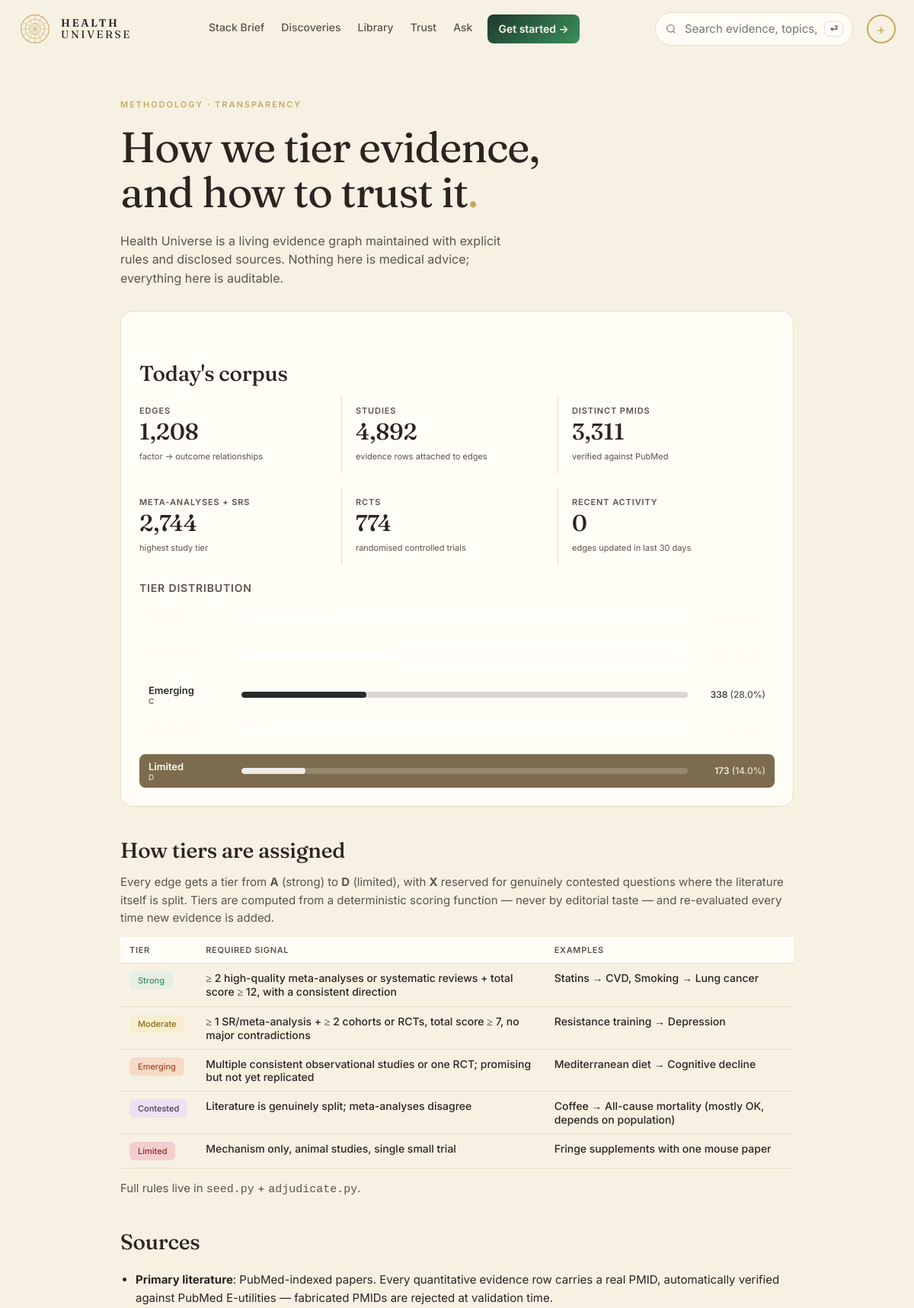
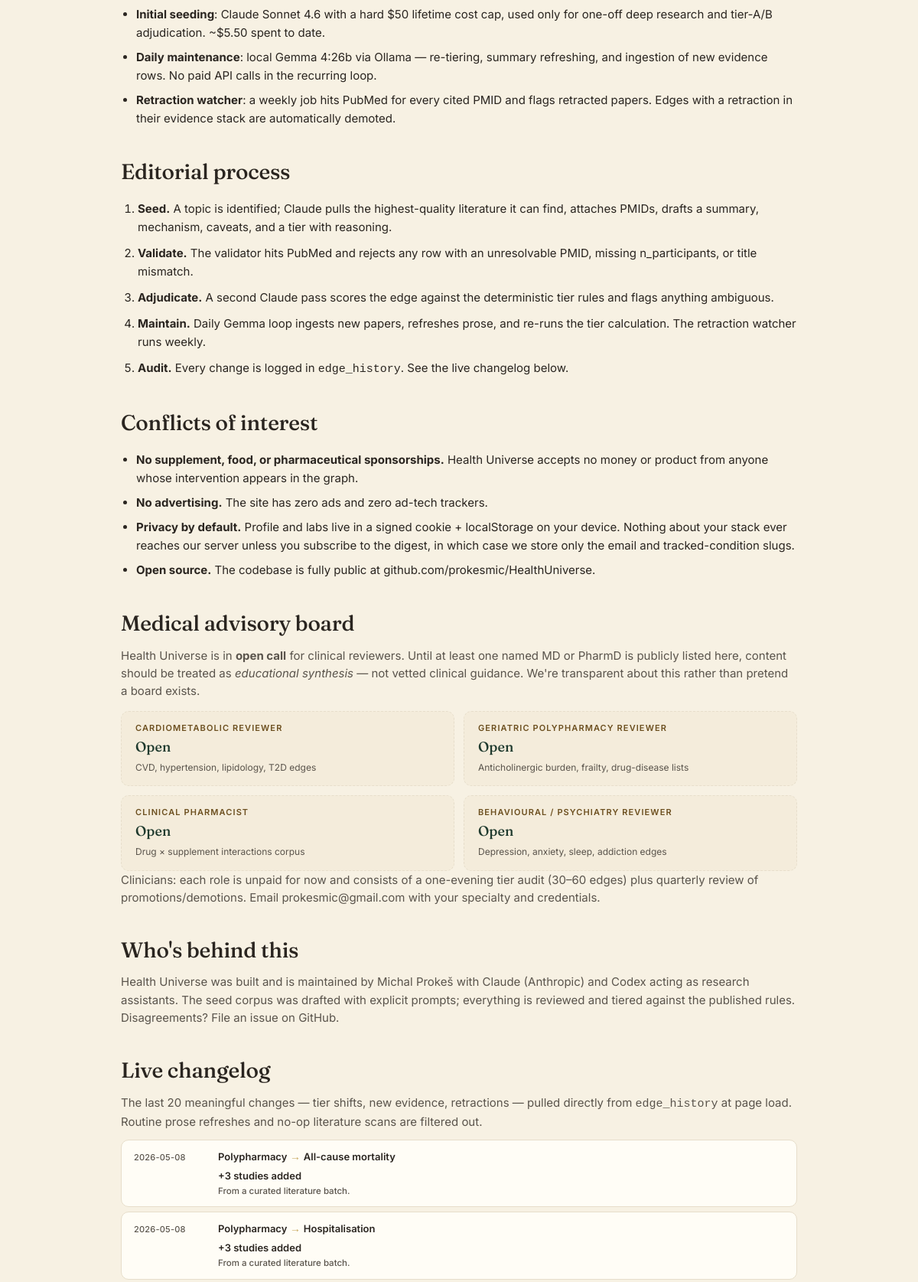
Screenshot of /methodology (upper part) with the database file from the repository (2 pictures, top to bottom).
### tables this page shows
CREATE TABLE edge (
    id              INTEGER PRIMARY KEY,
    factor_id       INTEGER NOT NULL REFERENCES entity(id),
    outcome_id      INTEGER NOT NULL REFERENCES entity(id),
    direction       TEXT NOT NULL CHECK (direction IN (
                      'protective','harmful','neutral','u_shaped','mixed')),
    tier            TEXT NOT NULL CHECK (tier IN ('A','B','C','D','X','deprecated')),
    effect_size     TEXT,         -- qualitative: trivial/small/moderate/large
    effect_quant    TEXT,         -- e.g. "RR 0.82 (0.74-0.91)"
    population      TEXT,         -- e.g. "adults>50; ApoE4 carriers"
    mechanism       TEXT,         -- 1-paragraph plain English
    summary         TEXT,         -- card body copy
    caveats         TEXT,
    seed_source     TEXT NOT NULL CHECK (seed_source IN ('claude_seed','gemma_daily','manual')),
    created_at      TEXT NOT NULL DEFAULT (datetime('now')),
    updated_at      TEXT NOT NULL DEFAULT (datetime('now')),
    last_reviewed   TEXT NOT NULL DEFAULT (datetime('now')), embedding BLOB, embedded_at TEXT, review_status TEXT DEFAULT "unreviewed",
    UNIQUE(factor_id, outcome_id, population)
);

CREATE TABLE entity (
    id            INTEGER PRIMARY KEY,
    slug          TEXT NOT NULL UNIQUE,
    name          TEXT NOT NULL,
    kind          TEXT NOT NULL CHECK (kind IN (
                    'food','nutrient','supplement','drug','activity',
                    'behavior','environmental','pathogen','gene',
                    'biomarker','condition','process')),
    aliases       TEXT,           -- JSON array
    description   TEXT,
    created_at    TEXT NOT NULL DEFAULT (datetime('now')),
    updated_at    TEXT NOT NULL DEFAULT (datetime('now'))
, embedding BLOB, embedded_at TEXT);

### web/app.py (the view)
@app.get("/methodology", response_class=HTMLResponse)
def methodology(request: Request):
    with connect() as conn:
        tier_rows = conn.execute(
            "SELECT tier, COUNT(*) c FROM edge GROUP BY tier").fetchall()
        tier_dist = {r["tier"]: r["c"] for r in tier_rows}
        from datetime import timedelta as _td
        today = datetime_now()
        windows = {
            "Last 7 days":  (today - _td(days=7)).strftime("%Y-%m-%d"),
            "Last 30 days": (today - _td(days=30)).strftime("%Y-%m-%d"),
            "Last 90 days": (today - _td(days=90)).strftime("%Y-%m-%d"),
        }
        recency = {}
        n_edges_total = conn.execute("SELECT COUNT(*) c FROM edge").fetchone()["c"]
        for label, since in windows.items():
            recency[label] = conn.execute(
                "SELECT COUNT(*) c FROM edge WHERE updated_at >= ?",
                (since,)).fetchone()["c"]
        for label in list(recency):
            if n_edges_total and recency[label] > n_edges_total * 0.5:
                recency[label] = 0
        n_studies = conn.execute("SELECT COUNT(*) c FROM evidence").fetchone()["c"]
        n_pmids = conn.execute(
            "SELECT COUNT(DISTINCT pmid) c FROM evidence WHERE pmid IS NOT NULL AND pmid != ''"
        ).fetchone()["c"]
        n_meta = conn.execute(
            "SELECT COUNT(*) c FROM evidence WHERE study_type IN ('meta_analysis','systematic_review')"
        ).fetchone()["c"]
        n_rct = conn.execute(
            "SELECT COUNT(*) c FROM evidence WHERE study_type='rct'"
        ).fetchone()["c"]
        raw_changes = [dict(r) for r in conn.execute("""
            SELECT h.changed_at, h.field, h.old_value, h.new_value, h.reason,
                   h.actor,
                   e.id AS edge_id, f.name AS f_name, o.name AS o_name
            FROM edge_history h
            JOIN edge e ON e.id = h.edge_id
            JOIN entity f ON f.id = e.factor_id
            JOIN entity o ON o.id = e.outcome_id
            ORDER BY h.changed_at DESC
            LIMIT 200""").fetchall()]
        changelog = []
        for r in raw_changes:
            ev = _classify_event(r)
            if not ev["is_meaningful"]:
                continue
            ev["edge_id"] = r["edge_id"]
            ev["f_name"]  = r["f_name"]
            ev["o_name"]  = r["o_name"]
            changelog.append(ev)
            if len(changelog) >= 20:
                break
        n_edges = conn.execute("SELECT COUNT(*) c FROM edge").fetchone()["c"]
    return render(request, "methodology.html", {
        "title": "Methodology",
        "tier_dist": tier_dist,
        "recency": recency,
        "n_edges": n_edges,
        "n_studies": n_studies,
        "n_pmids": n_pmids,
        "n_meta": n_meta,
        "n_rct": n_rct,
        "changelog": changelog,
    })

### web/templates/methodology.html (shortened to what this page needs)
{% extends "base.html" %}
{% block content %}
<section class="meth-page">
  <header class="meth-head">
    <p class="hp-eyebrow">METHODOLOGY · TRANSPARENCY</p>
    <h1 class="hp-title">How we tier evidence,<br/>and how to trust it<span class="dot">.</span></h1>
    <p class="hp-lede">Health Universe is a living evidence graph maintained
      with explicit rules and disclosed sources. Nothing here is medical
      advice; everything here is auditable.</p>
  </header>
  <section class="meth-stats">
    <h2 class="meth-h2">Today's corpus</h2>
    <div class="meth-stat-grid">
      <div><dt>Edges</dt><dd>{{ "{:,}".format(n_edges) }}</dd><small>factor → outcome relationships</small></div>
      <div><dt>Studies</dt><dd>{{ "{:,}".format(n_studies) }}</dd><small>evidence rows attached to edges</small></div>
      <div><dt>Distinct PMIDs</dt><dd>{{ "{:,}".format(n_pmids) }}</dd><small>verified against PubMed</small></div>
      <div><dt>Meta-analyses + SRs</dt><dd>{{ "{:,}".format(n_meta) }}</dd><small>highest study tier</small></div>
      <div><dt>RCTs</dt><dd>{{ "{:,}".format(n_rct) }}</dd><small>randomised controlled trials</small></div>
      <div><dt>Recent activity</dt><dd>{{ "{:,}".format(recency.get("Last 30 days", 0)) }}</dd><small>edges updated in last 30 days</small></div>
    </div>
    <h3 class="meth-h3">Tier distribution</h3>
    <div class="meth-tier-bars">
      {% set total = (tier_dist.values()|list|sum) or 1 %}
      {% for code, label in [('A','Strong'),('B','Moderate'),('C','Emerging'),('X','Contested'),('D','Limited')] %}
      {% set n = tier_dist.get(code, 0) %}
      <div class="meth-tier-bar tier-bg-{{ code }}">
        <span class="meth-tier-bar-label">{{ label }}<small>{{ code }}</small></span>
        <span class="meth-tier-bar-bar"><i style="width: {{ ((n / total) * 100)|round(1) }}%"></i></span>
        <span class="meth-tier-bar-count">{{ n }} <small>({{ ((n / total) * 100)|round(0) }}%)</small></span>
      </div>
      {% endfor %}
    </div>
  </section>
  <section class="meth-block">
    <h2 class="meth-h2">How tiers are assigned</h2>
    <p>Every edge gets a tier from <b>A</b> (strong) to <b>D</b> (limited),
      with <b>X</b> reserved for genuinely contested questions where the
      literature itself is split. Tiers are computed from a deterministic
      scoring function — never by editorial taste — and re-evaluated
      every time new evidence is added.</p>
    <table class="meth-tier-table">
      <thead><tr><th>Tier</th><th>Required signal</th><th>Examples</th></tr></thead>
      <tbody>
        <tr><td><span class="hp-badge hp-badge-tier-A">Strong</span></td>
            <td>≥ 2 high-quality meta-analyses or systematic reviews + total score ≥ 12, with a consistent direction</td>
            <td>Statins → CVD, Smoking → Lung cancer</td></tr>
        <tr><td><span class="hp-badge hp-badge-tier-B">Moderate</span></td>
            <td>≥ 1 SR/meta-analysis + ≥ 2 cohorts or RCTs, total score ≥ 7, no major contradictions</td>
            <td>Resistance training → Depression</td></tr>
        <tr><td><span class="hp-badge hp-badge-tier-C">Emerging</span></td>
            <td>Multiple consistent observational studies or one RCT; promising but not yet replicated</td>
            <td>Mediterranean diet → Cognitive decline</td></tr>
        <tr><td><span class="hp-badge hp-badge-tier-X">Contested</span></td>
            <td>Literature is genuinely split; meta-analyses disagree</td>
            <td>Coffee → All-cause mortality (mostly OK, depends on population)</td></tr>
        <tr><td><span class="hp-badge hp-badge-tier-D">Limited</span></td>
            <td>Mechanism only, animal studies, single small trial</td>
            <td>Fringe supplements with one mouse paper</td></tr>
      </tbody>
    </table>
    <p>Full rules live in
      <a href="https://github.com/prokesmic/HealthUniverse/blob/main/seed.py" target="_blank" rel="noopener"><code>seed.py</code></a> +
      <a href="https://github.com/prokesmic/HealthUniverse/blob/main/adjudicate.py" target="_blank" rel="noopener"><code>adjudicate.py</code></a>.</p>
  </section>
  <section class="meth-block">
    <h2 class="meth-h2">Sources</h2>
    <ul class="meth-sources">
      <li><b>Primary literature</b>: PubMed-indexed papers. Every quantitative
        evidence row carries a real PMID, automatically verified against
        PubMed E-utilities — fabricated PMIDs are rejected at validation
        time.</li>
      <li><b>Initial seeding</b>: Claude Sonnet 4.6 with a hard $50 lifetime
        cost cap, used only for one-off deep research and tier-A/B
        adjudication. ~$5.50 spent to date.</li>
      <li><b>Daily maintenance</b>: local Gemma 4:26b via Ollama —
        re-tiering, summary refreshing, and ingestion of new evidence
        rows. No paid API calls in the recurring loop.</li>
      <li><b>Retraction watcher</b>: a weekly job hits PubMed for every
        cited PMID and flags retracted papers. Edges with a retraction
        in their evidence stack are automatically demoted.</li>
    </ul>
  </section>
  <section class="meth-block">
    <h2 class="meth-h2">Editorial process</h2>
    <ol class="meth-steps">
      <li><b>Seed.</b> A topic is identified; Claude pulls the
        highest-quality literature it can find, attaches PMIDs, drafts a
        summary, mechanism, caveats, and a tier with reasoning.</li>
      <li><b>Validate.</b> The validator hits PubMed and rejects any row
        with an unresolvable PMID, missing n_participants, or title
        mismatch.</li>
      <li><b>Adjudicate.</b> A second Claude pass scores the edge against
        the deterministic tier rules and flags anything ambiguous.</li>
      <li><b>Maintain.</b> Daily Gemma loop ingests new papers, refreshes
        prose, and re-runs the tier calculation. The retraction watcher
        runs weekly.</li>
      <li><b>Audit.</b> Every change is logged in <code>edge_history</code>.
        See the <a href="#changelog">live changelog below</a>.</li>
    </ol>
  </section>
  <section class="meth-block">
    <h2 class="meth-h2">Conflicts of interest</h2>
    <ul class="meth-coi">
      <li><b>No supplement, food, or pharmaceutical sponsorships.</b>
        Health Universe accepts no money or product from anyone whose
        intervention appears in the graph.</li>
      <li><b>No advertising.</b> The site has zero ads and zero ad-tech
        trackers.</li>
      <li><b>Privacy by default.</b> Profile and labs live in a signed
        cookie + localStorage on your device. Nothing about your stack
        ever reaches our server unless you subscribe to the digest, in
        which case we store only the email and tracked-condition slugs.</li>
      <li><b>Open source.</b> The codebase is fully public at
        <a href="https://github.com/prokesmic/HealthUniverse" target="_blank" rel="noopener">github.com/prokesmic/HealthUniverse</a>.</li>
    </ul>
  </section>
  <section class="meth-block" id="advisors">
    <h2 class="meth-h2">Medical advisory board</h2>
    <p>Health Universe is in <b>open call</b> for clinical reviewers.
      Until at least one named MD or PharmD is publicly listed here,
      content should be treated as <em>educational synthesis</em> — not
      vetted clinical guidance. We're transparent about this rather than
      pretend a board exists.</p>
    <ul class="meth-board">
      <li class="meth-board-card meth-board-open">
        <span class="meth-board-role">Cardiometabolic reviewer</span>
        <b>Open</b>
        <small class="muted">CVD, hypertension, lipidology, T2D edges</small>
      </li>
      <li class="meth-board-card meth-board-open">
        <span class="meth-board-role">Geriatric polypharmacy reviewer</span>
        <b>Open</b>
        <small class="muted">Anticholinergic burden, frailty, drug-disease lists</small>
      </li>
      <li class="meth-board-card meth-board-open">
        <span class="meth-board-role">Clinical pharmacist</span>
        <b>Open</b>
        <small class="muted">Drug × supplement interactions corpus</small>
      </li>
      <li class="meth-board-card meth-board-open">
        <span class="meth-board-role">Behavioural / psychiatry reviewer</span>
        <b>Open</b>
        <small class="muted">Depression, anxiety, sleep, addiction edges</small>
      </li>
    </ul>
    <p>Clinicians: each role is unpaid for now and consists of a
      one-evening tier audit (30–60 edges) plus quarterly review of
      promotions/demotions. Email
      <a href="mailto:prokesmic@gmail.com?subject=HU%20advisory%20board">
        prokesmic@gmail.com</a> with your specialty and credentials.</p>
  </section>
  <section class="meth-block">
    <h2 class="meth-h2">Who's behind this</h2>
    <p>Health Universe was built and is maintained by
      <a href="mailto:prokesmic@gmail.com">Michal Prokeš</a> with
      Claude (Anthropic) and Codex acting as research assistants.
      The seed corpus was drafted with explicit prompts; everything is
      reviewed and tiered against the published rules. Disagreements?
      File an issue on
      <a href="https://github.com/prokesmic/HealthUniverse/issues" target="_blank" rel="noopener">GitHub</a>.</p>
  </section>
  <section class="meth-block" id="changelog">
    <h2 class="meth-h2">Live changelog</h2>
    <p class="muted">The last 20 meaningful changes — tier shifts, new
      evidence, retractions — pulled directly from
      <code>edge_history</code> at page load. Routine prose refreshes
      and no-op literature scans are filtered out.</p>
    {% if changelog %}
    <ul class="meth-changelog">
      {% for c in changelog %}
      <li class="audit-event audit-event-{{ c.category }}">
        <span class="audit-event-date">{{ c.changed_at[:10] }}</span>
        <div class="audit-event-body">
          <a href="/edge/{{ c.edge_id }}" class="meth-cl-link">
            <b>{{ c.f_name }}</b> <span class="dossier-arrow" aria-hidden="true">→</span> <b>{{ c.o_name }}</b>
          </a>
          <b class="audit-event-headline">{{ c.headline }}</b>
          {% if c.detail %}<small class="muted">{{ c.detail[:160] }}{% if c.detail|length > 160 %}…{% endif %}</small>{% endif %}
        </div>
      </li>
      {% endfor %}
    </ul>
    {% else %}
    <p class="muted">No tier changes recorded yet — the corpus has been
      stable since seed.</p>
    {% endif %}
  </section>
</section>
{% endblock %}

### rows the page displays
edge: changed_at "2026-05-08", f_name "Polypharmacy", o_name "All-cause mortality", headline "+3 studies added", detail "From a curated literature batch."
edge: changed_at "2026-05-08", f_name "Polypharmacy", o_name "Hospitalisation", headline "+3 studies added", detail "From a curated literature batch."

### other values shown
{{ nav_initials or '+' }} "+"
{{ "{:,}".format(n_edges) }} "1,208"
{{ "{:,}".format(n_studies) }} "4,892"
{{ "{:,}".format(n_pmids) }} "3,311"
{{ "{:,}".format(n_meta) }} "2,744"
{{ "{:,}".format(n_rct) }} "774"
{{ "{:,}".format(recency.get("Last 30 days", 0)) }} "0"
{{ label }} "Emerging" "Limited"
{{ code }} "C" "D"
{{ n }} "338" "173"
{{ ((n / total) * 100)|round(0) }} "28.0" "14.0"
